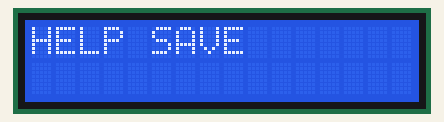
A sketch run on a simulated Arduino Uno, built with avr-gcc and run on an emulated ATmega328P. On the bench: 16×2 character LCD.

Above: at 0.1 s.
At 1.1 s:
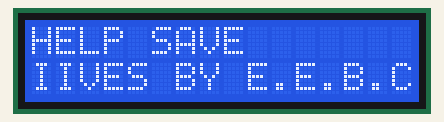
At 3.1 s:
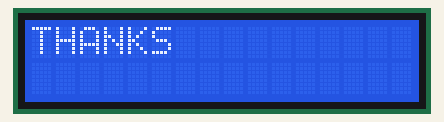

Measured:
- by itself, everything shown: repeats every 5.0 s, in 3 steps
- what the display in image 1 shows lasts 2.0 s, from 1.1 s to 3.1 s

The sketch:

lcd_test.ino
```cpp
#include <Wire.h>
#include <LiquidCrystal_I2C.h>
LiquidCrystal_I2C lcd(0x27, 16, 2);
void setup() {
  // put your setup code here, to run once:
  lcd.begin();
  //lcd.begin();
  //turning on the backlight
  lcd.backlight();
  //Serial.begin(9600);

}

void loop() {
  // put your main code here, to run repeatedly:
  lcd.setCursor(0,0);
  lcd.print("HELP SAVE ");
  delay(1000);//for dynamic effect
  lcd.setCursor(0,1);//goes to the start of the second line
  lcd.print("IIVES BY E.E.B.C");
  delay(2000);
  lcd.clear();
  lcd.setCursor(0,0);
  lcd.print("THANKS");
  delay(2000);

}
```
